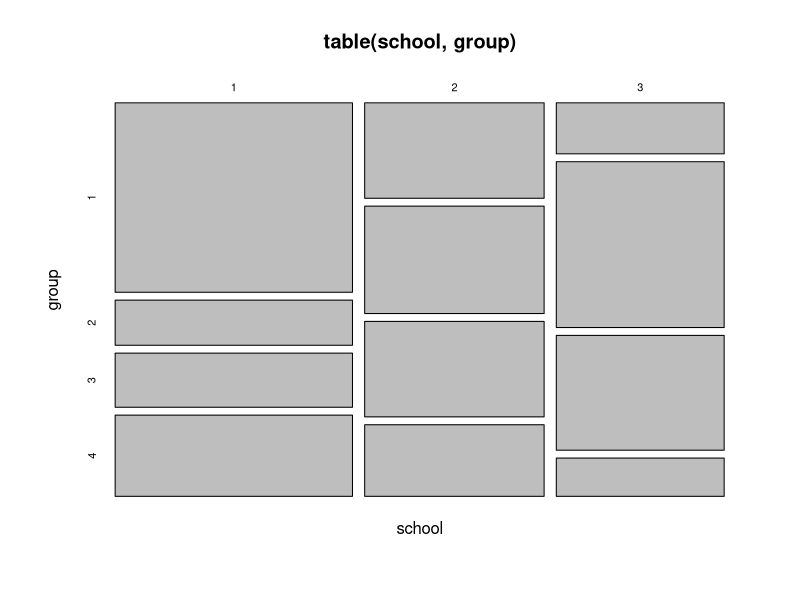
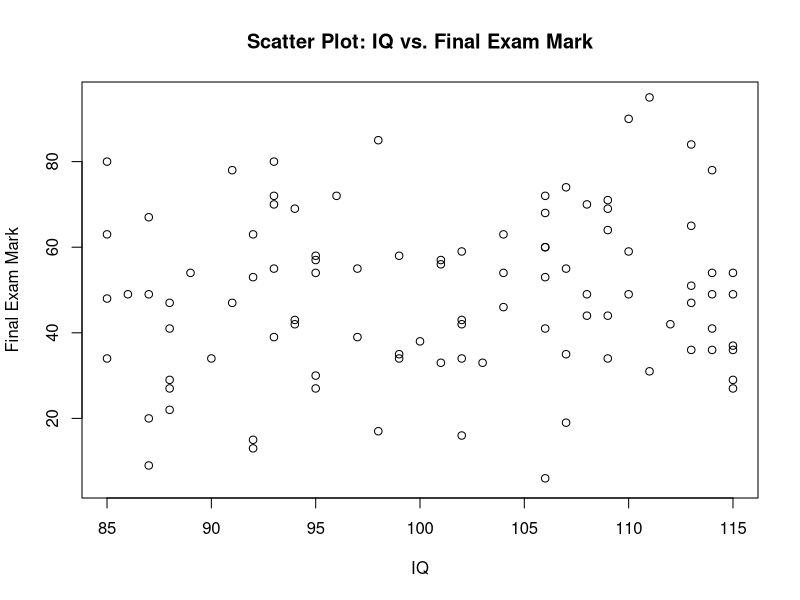
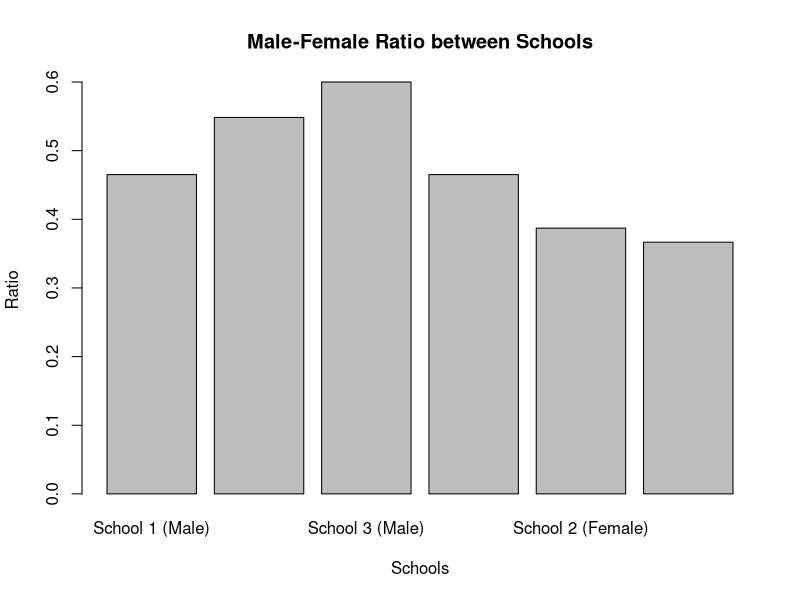
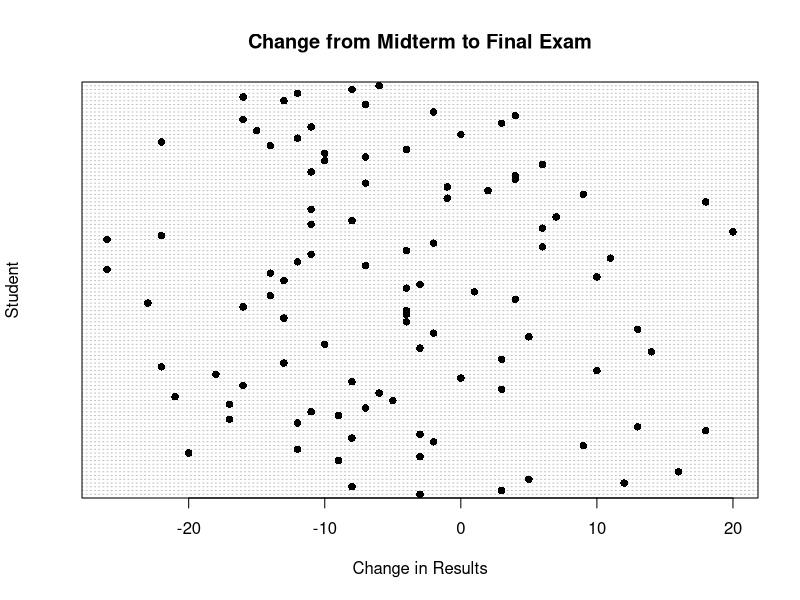
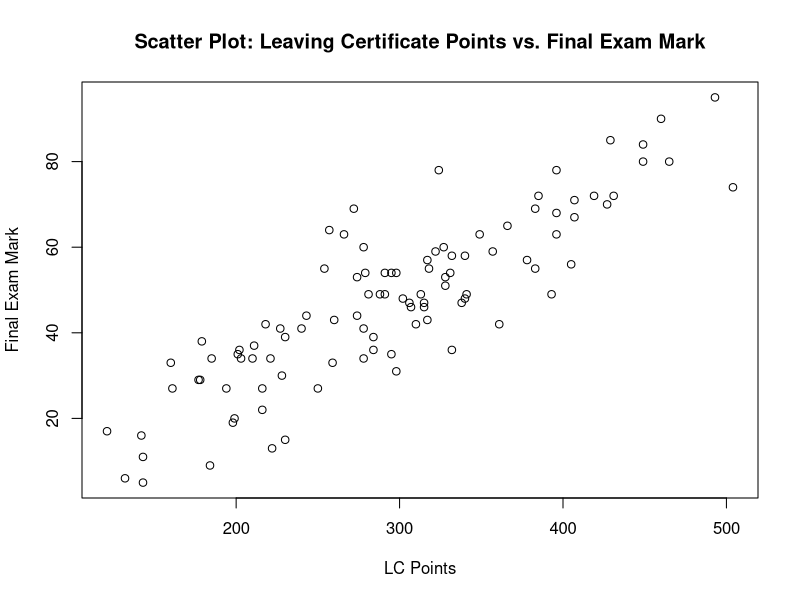
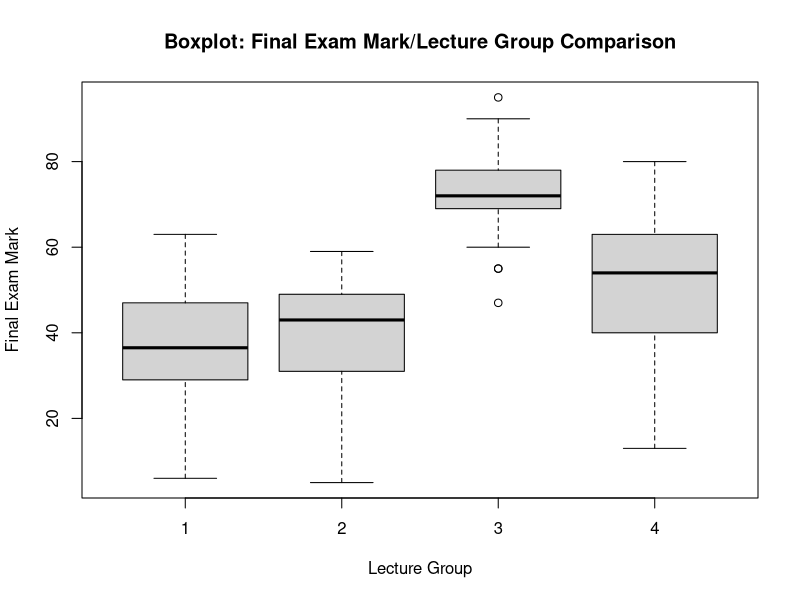
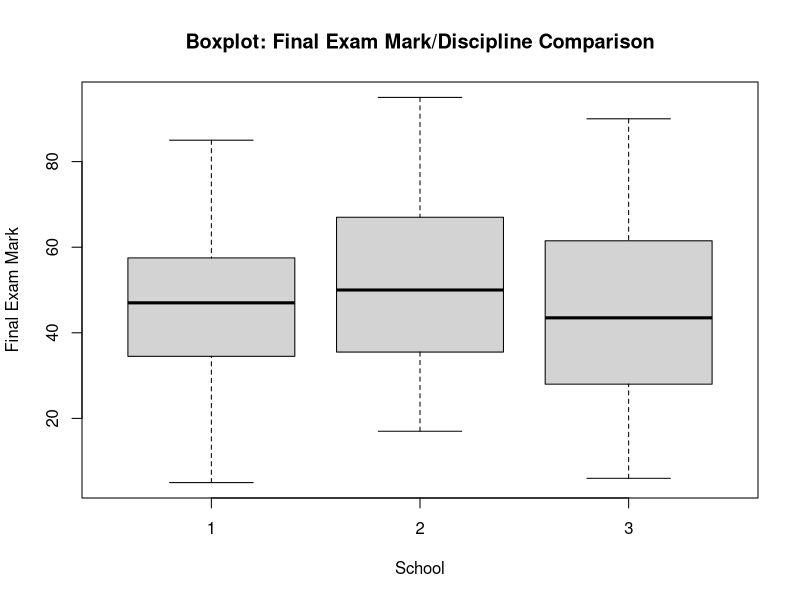
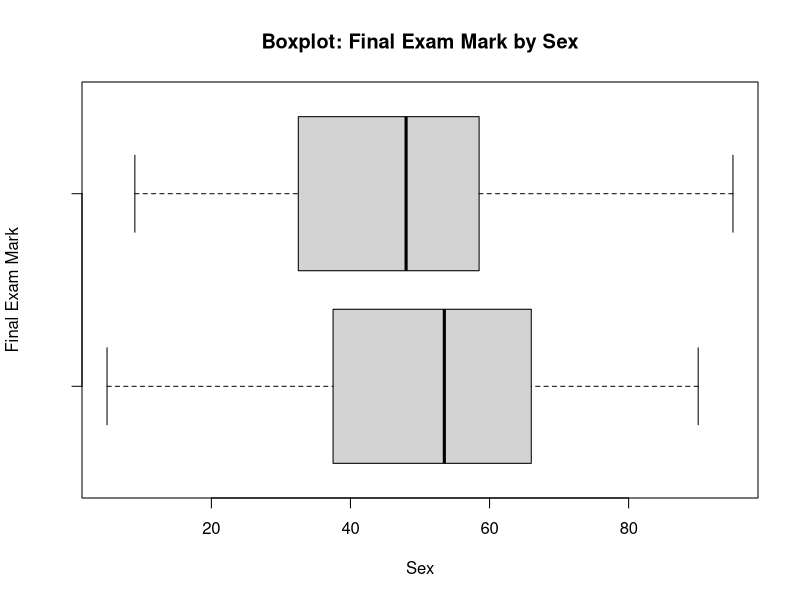

The R script that drew these images, in order:
############################################################
# Statistics Assignment (Stats and Probability)
#
# Liam Flynn / ID: 20098690 / Programme: Applied Computing / Game Dev.
#
# R commands to address eight questions pertaining to the
# exam results of leaving-cert students.
############################################################
# Load the data from the clipboard

setwd("C:/Users/Liam/OneDrive - Waterford Institute of Technology/Statistics & Probability")
students = read.csv("54 Liam Flynn 20098690.csv")
attach(students)
############################################################
#
# Q1 -Chi Squared Test#######################################################
#
# Create Chart
plot(table(school, group))
#calculate p value
q1_table = table(students$school, students$group)
q1_result = chisq.test(q1_table)
q1_result$p.value
#
# Q2 - Correlation Coefficent#######################################################
#
# Create a scatter plot of IQ vs. final exam mark
plot(iq, mark, xlab = "IQ", ylab = "Final Exam Mark", main = "Scatter Plot: IQ vs. Final Exam Mark")
#calculate
q2_cor_coef = cor(students$mark,students$iq,use = "complete.obs")
q2_cor_coef
############################################################
#
# Q3 - Calculate & Compare Ratios#######################################################
#
# Create subsets for each discipline
school1 = subset(students, school == "1")
school2 = subset(students, school == "2")
school3 = subset(students, school == "3")

#calculate ratios
ratio1 = table(school1$sex) / nrow(school1)
ratio2 = table(school2$sex) / nrow(school2)
ratio3 = table(school3$sex) / nrow(school3)
#display ratios
ratio1
ratio2
ratio3
#create barchart

# Create a vector of ratios
ratios <- c(ratio1["1"], ratio2["1"], ratio3["1"], ratio1["2"], ratio2["2"], ratio3["2"])

# Specify the labels for the bars
bar_labels <- c("School 1 (Male)", "School 2 (Male)", "School 3 (Male)",
                "School 1 (Female)", "School 2 (Female)", "School 3 (Female)")

# Create the bar plot
barplot(ratios, names.arg = bar_labels, xlab = "Schools", ylab = "Ratio",
        main = "Male-Female Ratio between Schools")
#############################################################################
# Q4 - paired ttest#######################################################
#
#Carry out paired t-test
q4 = t.test(mark,midterm,paired=TRUE)
q4
#make dot plot
change = mark - midterm
dotchart(change, labels = students$id, groups = students$discipline,
         xlab = "Change in Results",color="black",pch=16, ylab = "Student", main = "Change from Midterm to Final Exam")
##############################################
# Q5 - Correlation Coefficient#######################################################
#
# Create a scatter plot of IQ vs. final exam mark
plot(points, mark, xlab = "LC Points", ylab = "Final Exam Mark", main = "Scatter Plot: Leaving Certificate Points vs. Final Exam Mark")
#calculate
q5_cor_coef = cor(students$mark,students$points,use = "complete.obs")
q5_cor_coef
##############################################################
# Q6 - ANOVA#######################################################
#
#ANOVA test
q6 = aov(mark ~ group, data = students)
summary(q6)
#plot
boxplot(mark ~ group, data = students,
        xlab = "Lecture Group", ylab = "Final Exam Mark",
        main = "Boxplot: Final Exam Mark/Lecture Group Comparison")
####################################################
# Q7 - ANOVA#######################################################
#
# ANOVA test
q7 <- aov(mark ~ school, data = students)
summary(q7)
#plot
boxplot(mark ~ school, data = students,
        xlab = "School", ylab = "Final Exam Mark",
        main = "Boxplot: Final Exam Mark/Discipline Comparison")
########################################################################
# Q8 - t-test#######################################################
#
#Subsets for m and f
f = subset(students, sex == "2")
m = subset(students, sex == "1")
#t-test
q8 = t.test(f$mark, m$mark)

# Print the t-test result
print(q8)
boxplot(f$mark, m$mark,  xlab = "Sex", ylab = "Final Exam Mark",
        main = "Boxplot: Final Exam Mark by Sex", horizontal = TRUE)


